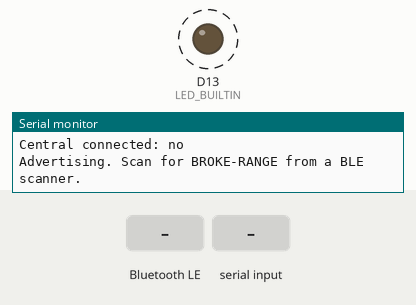
The sketch below on a simulated Arduino Uno R4 WiFi. On the bench: output pins drawn as LEDs (lit = HIGH), the last lines printed to the serial monitor. Dashed ring = blinking. Inputs (shaded band) come from the test bench. Nothing arrives over Bluetooth unless stated; a phone connects over Bluetooth LE 3 s after start.

Above: at 1.2 s.
1.3 s: Bluetooth LE write "help" received
At 3.7 s:
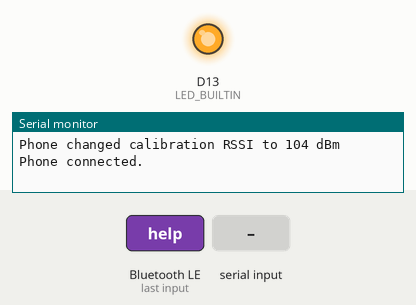
4.3 s: Bluetooth LE write "help" received
6.5 s: "status\n" received over Serial
8.0 s: "cal \n" received over Serial
9.5 s: "cal 90\n" received over Serial
Timing chart, 0 to 12.0 s (numbered marks = the images above; inputs shaded):
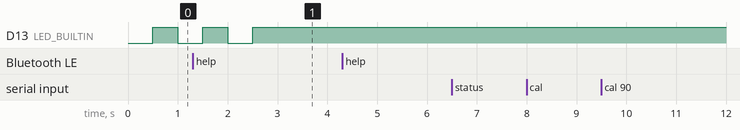

The sketch:

BrokeRangeBeacon.ino
```cpp
#include <ArduinoBLE.h>

namespace {
constexpr char kDeviceName[] = "BROKE-RANGE";
constexpr char kServiceUuid[] = "6f2a0001-8f4d-4b1a-9f1c-7d19d2a10001";
constexpr char kCalibrationUuid[] = "6f2a0002-8f4d-4b1a-9f1c-7d19d2a10001";
constexpr char kThresholdUuid[] = "6f2a0003-8f4d-4b1a-9f1c-7d19d2a10001";
constexpr char kVersionUuid[] = "6f2a0004-8f4d-4b1a-9f1c-7d19d2a10001";
constexpr char kPodIdUuid[] = "6f2a0005-8f4d-4b1a-9f1c-7d19d2a10001";
constexpr char kHeartbeatUuid[] = "6f2a0006-8f4d-4b1a-9f1c-7d19d2a10001";
constexpr char kPodId[] = "BRK-F412FA9FF241";

constexpr int kDefaultCalibrationRssi = -59;
constexpr int kDefaultThresholdRssi = -50;
constexpr unsigned long kBlinkIntervalMs = 500;
constexpr unsigned long kStatusIntervalMs = 5000;
constexpr unsigned long kHeartbeatIntervalMs = 250;

BLEService proximityService(kServiceUuid);
BLEIntCharacteristic calibrationCharacteristic(
    kCalibrationUuid, BLERead | BLEWrite);
BLEIntCharacteristic thresholdCharacteristic(
    kThresholdUuid, BLERead | BLEWrite);
BLEStringCharacteristic versionCharacteristic(kVersionUuid, BLERead, 16);
BLEStringCharacteristic podIdCharacteristic(kPodIdUuid, BLERead, 32);
BLEUnsignedLongCharacteristic heartbeatCharacteristic(
    kHeartbeatUuid, BLERead | BLENotify);

unsigned long lastBlinkAt = 0;
unsigned long lastStatusAt = 0;
unsigned long lastHeartbeatAt = 0;
unsigned long heartbeat = 0;
bool ledOn = false;
bool wasConnected = false;

void printHelp() {
  Serial.println();
  Serial.println("BROKE-RANGE BLE proximity beacon");
  Serial.println("The phone measures this beacon's RSSI.");
  Serial.println();
  Serial.println("Serial commands:");
  Serial.println("  help       Show this help");
  Serial.println("  status     Show BLE and calibration values");
  Serial.println("  cal -62    Set expected RSSI measured at 1 meter");
  Serial.println("  threshold -50  Set the initial lock/unlock threshold");
  Serial.println();
}

void printStatus() {
  Serial.print("BLE address: ");
  Serial.println(BLE.address());
  Serial.print("Advertising name: ");
  Serial.println(kDeviceName);
  Serial.print("Pod ID: ");
  Serial.println(kPodId);
  Serial.print("Calibration RSSI at 1 m: ");
  Serial.print(calibrationCharacteristic.value());
  Serial.println(" dBm");
  Serial.print("Proposed threshold: ");
  Serial.print(thresholdCharacteristic.value());
  Serial.println(" dBm");
  Serial.print("Central connected: ");
  Serial.println(BLE.connected() ? "yes" : "no");
}

void handleSerialCommand() {
  if (!Serial.available()) {
    return;
  }

  String command = Serial.readStringUntil('\n');
  command.trim();
  command.toLowerCase();

  if (command == "help") {
    printHelp();
    return;
  }

  if (command == "status") {
    printStatus();
    return;
  }

  if (command.startsWith("cal ")) {
    const int value = command.substring(4).toInt();
    if (value >= -100 && value <= -20) {
      calibrationCharacteristic.writeValue(value);
      Serial.print("Calibration RSSI set to ");
      Serial.print(value);
      Serial.println(" dBm");
    } else {
      Serial.println("Calibration must be between -100 and -20 dBm.");
    }
    return;
  }

  if (command.startsWith("threshold ")) {
    const int value = command.substring(10).toInt();
    if (value >= -100 && value <= -20) {
      thresholdCharacteristic.writeValue(value);
      Serial.print("Threshold set to ");
      Serial.print(value);
      Serial.println(" dBm");
    } else {
      Serial.println("Threshold must be between -100 and -20 dBm.");
    }
    return;
  }

  if (command.length() > 0) {
    Serial.println("Unknown command. Type 'help'.");
  }
}

void handleBleWrites() {
  if (calibrationCharacteristic.written()) {
    Serial.print("Phone changed calibration RSSI to ");
    Serial.print(calibrationCharacteristic.value());
    Serial.println(" dBm");
  }

  if (thresholdCharacteristic.written()) {
    Serial.print("Phone changed threshold to ");
    Serial.print(thresholdCharacteristic.value());
    Serial.println(" dBm");
  }
}

void updateLed(unsigned long now) {
  const bool connected = BLE.connected();

  if (connected) {
    digitalWrite(LED_BUILTIN, HIGH);
    ledOn = true;
    return;
  }

  if (now - lastBlinkAt >= kBlinkIntervalMs) {
    lastBlinkAt = now;
    ledOn = !ledOn;
    digitalWrite(LED_BUILTIN, ledOn ? HIGH : LOW);
  }
}
}  // namespace

void setup() {
  pinMode(LED_BUILTIN, OUTPUT);
  digitalWrite(LED_BUILTIN, LOW);

  Serial.begin(115200);
  Serial.setTimeout(50);

  const unsigned long serialWaitStartedAt = millis();
  while (!Serial && millis() - serialWaitStartedAt < 3000) {
  }

  if (!BLE.begin()) {
    Serial.println("BLE startup failed. Reset the UNO R4 WiFi and try again.");
    while (true) {
      digitalWrite(LED_BUILTIN, !digitalRead(LED_BUILTIN));
      delay(100);
    }
  }

  BLE.setDeviceName(kDeviceName);
  BLE.setLocalName(kDeviceName);
  BLE.setAdvertisedService(proximityService);

  proximityService.addCharacteristic(calibrationCharacteristic);
  proximityService.addCharacteristic(thresholdCharacteristic);
  proximityService.addCharacteristic(versionCharacteristic);
  proximityService.addCharacteristic(podIdCharacteristic);
  proximityService.addCharacteristic(heartbeatCharacteristic);
  BLE.addService(proximityService);

  calibrationCharacteristic.writeValue(kDefaultCalibrationRssi);
  thresholdCharacteristic.writeValue(kDefaultThresholdRssi);
  versionCharacteristic.writeValue("1.0.0");
  podIdCharacteristic.writeValue(kPodId);
  heartbeatCharacteristic.writeValue(heartbeat);

  BLE.advertise();

  printHelp();
  printStatus();
  Serial.println("Advertising. Scan for BROKE-RANGE from a BLE scanner.");
}

void loop() {
  BLE.poll();
  handleSerialCommand();
  handleBleWrites();

  const unsigned long now = millis();
  const bool connected = BLE.connected();

  if (connected && now - lastHeartbeatAt >= kHeartbeatIntervalMs) {
    lastHeartbeatAt = now;
    heartbeatCharacteristic.writeValue(++heartbeat);
  }

  if (connected != wasConnected) {
    wasConnected = connected;
    Serial.println(connected ? "Phone connected." : "Phone disconnected.");
  }

  if (now - lastStatusAt >= kStatusIntervalMs) {
    lastStatusAt = now;
    Serial.println(connected ? "BLE connected; LED solid."
                             : "BLE advertising; LED blinking.");
  }

  updateLed(now);
}
```
